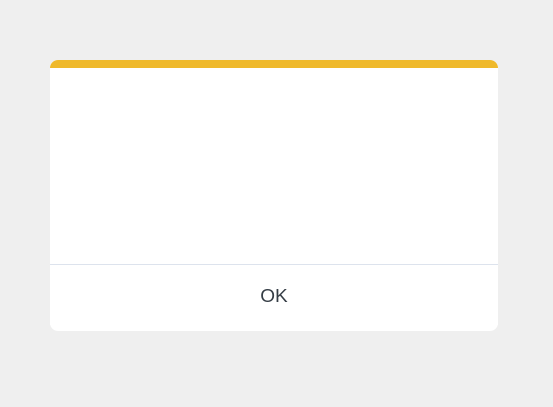
<?xml version="1.0" encoding="UTF-8"?>
<ui version="4.0">
 <class>MessageBoxInfo</class>
 <widget class="QWidget" name="MessageBoxInfo">
  <property name="geometry">
   <rect>
    <x>0</x>
    <y>0</y>
    <width>553</width>
    <height>407</height>
   </rect>
  </property>
  <property name="windowTitle">
   <string>Form</string>
  </property>
  <property name="styleSheet">
   <string notr="true">QWidget{
background-color:none;
color:none
}</string>
  </property>
  <widget class="QWidget" name="MessageBox_OnlyOK" native="true">
   <property name="geometry">
    <rect>
     <x>50</x>
     <y>60</y>
     <width>448</width>
     <height>271</height>
    </rect>
   </property>
   <property name="styleSheet">
    <string notr="true">QWidget{
    background-color: #FFFFFF;
    border-radius: 8px;    
}</string>
   </property>
   <widget class="QWidget" name="widget_2" native="true">
    <property name="geometry">
     <rect>
      <x>0</x>
      <y>0</y>
      <width>448</width>
      <height>16</height>
     </rect>
    </property>
    <property name="styleSheet">
     <string notr="true">QWidget{
background-color:#EFB92B;
border-radius: 8px;
}</string>
    </property>
    <widget class="QWidget" name="widget_3" native="true">
     <property name="geometry">
      <rect>
       <x>0</x>
       <y>8</y>
       <width>448</width>
       <height>8</height>
      </rect>
     </property>
     <property name="styleSheet">
      <string notr="true">QWidget{
background-color:white;
}</string>
     </property>
    </widget>
   </widget>
   <widget class="QPushButton" name="pushButton">
    <property name="geometry">
     <rect>
      <x>0</x>
      <y>30</y>
      <width>448</width>
      <height>41</height>
     </rect>
    </property>
    <property name="text">
     <string/>
    </property>
    <property name="icon">
     <iconset>
      <normaloff>../../../Users/Public/TWAIN/Resources/QMessageBox_Icon.png</normaloff>../../../Users/Public/TWAIN/Resources/QMessageBox_Icon.png</iconset>
    </property>
    <property name="iconSize">
     <size>
      <width>32</width>
      <height>32</height>
     </size>
    </property>
   </widget>
   <widget class="QPushButton" name="OKButton">
    <property name="geometry">
     <rect>
      <x>0</x>
      <y>204</y>
      <width>448</width>
      <height>61</height>
     </rect>
    </property>
    <property name="font">
     <font>
      <family>Segoe UI</family>
      <pointsize>14</pointsize>
     </font>
    </property>
    <property name="styleSheet">
     <string notr="true">QPushButton{
color:#353D45;
border-top:1px solid #DDE3ED;
border-radius:0;
}</string>
    </property>
    <property name="text">
     <string>OK</string>
    </property>
   </widget>
   <widget class="QWidget" name="layoutWidget">
    <property name="geometry">
     <rect>
      <x>0</x>
      <y>80</y>
      <width>440</width>
      <height>121</height>
     </rect>
    </property>
    <layout class="QHBoxLayout" name="horizontalLayout">
     <item>
      <spacer name="horizontalSpacer">
       <property name="orientation">
        <enum>Qt::Horizontal</enum>
       </property>
       <property name="sizeType">
        <enum>QSizePolicy::Fixed</enum>
       </property>
       <property name="sizeHint" stdset="0">
        <size>
         <width>32</width>
         <height>20</height>
        </size>
       </property>
      </spacer>
     </item>
     <item>
      <widget class="QTextBrowser" name="messageBoxContent">
       <property name="minimumSize">
        <size>
         <width>360</width>
         <height>0</height>
        </size>
       </property>
       <property name="font">
        <font>
         <family>Frutiger Next W1G 8px</family>
         <weight>50</weight>
         <italic>false</italic>
         <bold>false</bold>
        </font>
       </property>
       <property name="styleSheet">
        <string notr="true">QTextBrowser{
                  color:#828D9E;
                  }
                </string>
       </property>
       <property name="verticalScrollBarPolicy">
        <enum>Qt::ScrollBarAlwaysOff</enum>
       </property>
       <property name="horizontalScrollBarPolicy">
        <enum>Qt::ScrollBarAlwaysOff</enum>
       </property>
       <property name="html">
        <string>&lt;!DOCTYPE HTML PUBLIC &quot;-//W3C//DTD HTML 4.0//EN&quot; &quot;http://www.w3.org/TR/REC-html40/strict.dtd&quot;&gt;
&lt;html&gt;&lt;head&gt;&lt;meta name=&quot;qrichtext&quot; content=&quot;1&quot; /&gt;&lt;style type=&quot;text/css&quot;&gt;
p, li { white-space: pre-wrap; }
&lt;/style&gt;&lt;/head&gt;&lt;body style=&quot; font-family:'Frutiger Next W1G 8px'; font-size:7.8pt; font-weight:400; font-style:normal;&quot;&gt;
&lt;p align=&quot;center&quot; style=&quot;-qt-paragraph-type:empty; margin-top:0px; margin-bottom:0px; margin-left:0px; margin-right:0px; -qt-block-indent:0; text-indent:0px;&quot;&gt;&lt;br /&gt;&lt;/p&gt;&lt;/body&gt;&lt;/html&gt;</string>
       </property>
      </widget>
     </item>
     <item>
      <spacer name="horizontalSpacer_2">
       <property name="orientation">
        <enum>Qt::Horizontal</enum>
       </property>
       <property name="sizeType">
        <enum>QSizePolicy::Fixed</enum>
       </property>
       <property name="sizeHint" stdset="0">
        <size>
         <width>32</width>
         <height>20</height>
        </size>
       </property>
      </spacer>
     </item>
    </layout>
   </widget>
  </widget>
 </widget>
 <resources/>
 <connections/>
</ui>
